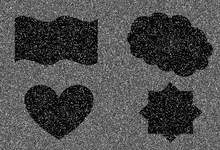
%> input picture image processing HW/problem3.bmp, 220 x 150 px, shrunk from 500 x 342 before the run
$ octave HW13.m   (GNU Octave 9; MATLAB toolbox functions it lacks are replaced by stand-ins)
%> lines starting %> are read from the running program, lines starting %| are printed output that depends on the picture
tic
clear all; clc;%清空%
clc;
p=imread('Problem3.bmp');
%> p is the input picture: size 150x220 uint8; min 0, max 206, mean 76.3
q=imread('Problem3.bmp');
%--------3X3---------%
[m n]=size(p);
%> m = 150; n = 220
aa=3;             %用來調window size的X
bb=3;             %用來調window size的Y
aaa=(aa-1)/2;
bbb=(bb-1)/2;
 %--增加上下左右window數(不會超出邊界)--%
row=zeros(aaa,n);
col=zeros(m+2*aaa,bbb);
p=[ row; p(:,1:end);row];
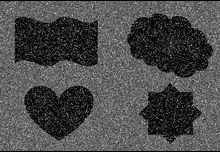
%> p: size 152x220 uint8; min 0, max 206, mean 75.3
p=[col,p(1:end,:) ,col];
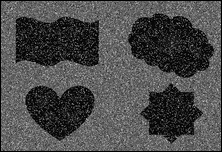
%> p: size 152x222 uint8; min 0, max 206, mean 74.6
[m n]=size(p);
%> m = 152; n = 222
s=0:255;              %強度表範圍
newp=zeros(m,n);
%------------------%
k6=0;
for a=1+aaa:m-aaa
    for b=1+bbb:n-bbb
        all=aa*bb;
        pp=p(a-aaa:a+aaa,b-bbb:b+bbb);
         s1=0;      %直方圖等化的轉換強度
         y1=zeros(1,256);
         for i=1:aa
           for j=1:bb
             y1(pp(i,j)+1)=y1(pp(i,j)+1)+1;
           end
         end
           for ss2=1:(pp(aaa+1,bbb+1)+1)
              s1=s1+y1(ss2);
           end
           s1=round(s1*255/all);
         newp(a,b)=s1;
    end
    k6=k6+1
end
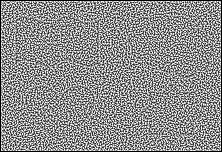
%> newp: size 152x222 double; min 0, max 255, mean 141.2
%> after the loop, k6 = 150; y1 = 256 values, max 5 at index 1, min 0 at index 2, mean 0.0352
tran=uint8(newp((aaa+1):(m-aaa),(bbb+1):(n-bbb)));
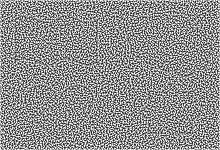
%> tran: size 150x220 uint8; min 28, max 255, mean 144.3
imtool(tran)
toc
